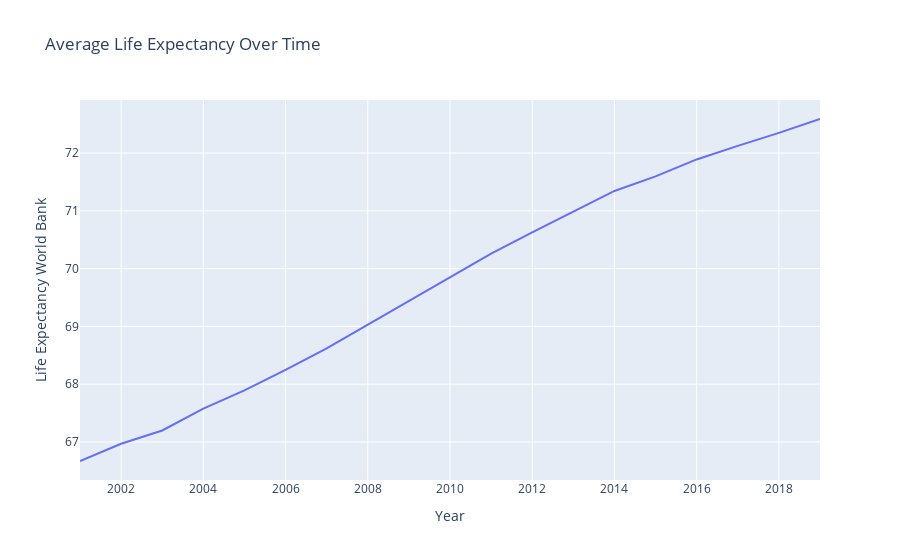

The notebook cell this image was saved under:
### Markdown cell above
# LINE PLOT

### Code cell
average_life_expectancy = df.groupby('Year')['Life Expectancy World Bank'].mean().reset_index()

# Plot the average life expectancy over time
fig = px.line(average_life_expectancy, 
              x='Year', 
              y='Life Expectancy World Bank', 
              title='Average Life Expectancy Over Time')

fig.show()

### Figure 1 — Plotly figure (JSON) as saved in the notebook; plotly's stock layout.template omitted (floating-point values rounded to 4 significant figures)
{"data": [{"hovertemplate": "Year=%{x}<br>Life Expectancy World Bank=%{y}<extra></extra>", "legendgroup": "", "line": {"color": "#636efa", "dash": "solid"}, "marker": {"symbol": "circle"}, "mode": "lines", "name": "", "orientation": "v", "showlegend": false, "type": "scatter", "x": [2001, 2002, 2003, 2004, 2005, 2006, 2007, 2008, 2009, 2010, 2011, 2012, 2013, 2014, 2015, 2016, 2017, 2018, 2019], "xaxis": "x", "y": [66.67, 66.97, 67.2, 67.58, 67.89, 68.25, 68.62, 69.03, 69.44, 69.84, 70.26, 70.63, 70.99, 71.34, 71.6, 71.89, 72.12, 72.35, 72.59], "yaxis": "y"}], "layout": {"legend": {"tracegroupgap": 0}, "title": {"text": "Average Life Expectancy Over Time"}, "xaxis": {"anchor": "y", "domain": [0, 1], "title": {"text": "Year"}}, "yaxis": {"anchor": "x", "domain": [0, 1], "title": {"text": "Life Expectancy World Bank"}}}}
